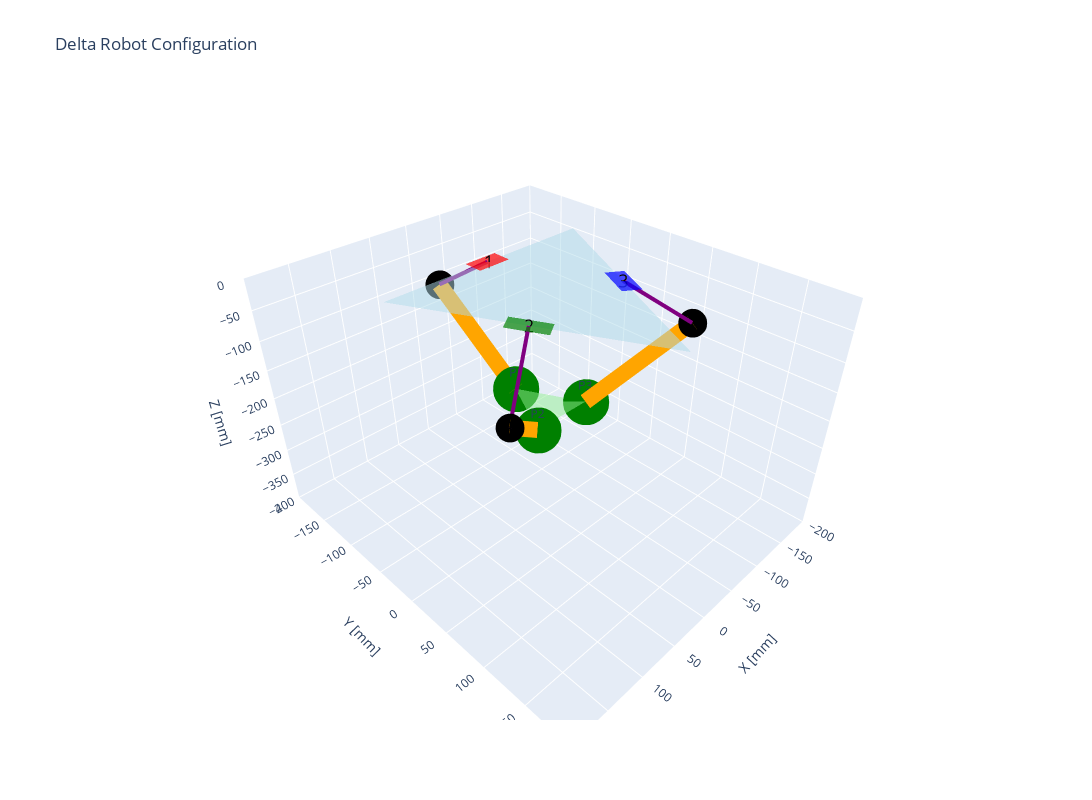

The notebook cell this image was saved under:
### Markdown cell above
# Plotting the Robot's Configuration

In order to better visualize the robot's configuration, we can plot the robot's links and joints in 3D space.

### Code cell
def motor_positions():
  return (
    (0,-WB,0), # B1
    ((np.sqrt(3)/2)*WB,WB/2,0), # B2
    (-(np.sqrt(3)/2)*WB, WB/2, 0)  # B3
  )
  
def base_vertices():
  return (
    (SB/2, -WB, 0), # b1
    (0, UB, 0), # b2
    (-SB/2, -WB, 0) # b3
  )

def platform_vertices(platform_position):
  # platform_position is a tuple (x,y,z)
  x, y, z = platform_position
  # Platform vertices with respect to the given platform position
  return (
    (x, y - UP, z), # P1
    (x + SP/2, y + WP, z), # P2
    (x - SP/2, y + WP, z) # P3
  )

def knee_joints(theta1,theta2,theta3):
  knee_1 = (0, -WB-L*np.cos(theta1), -L*np.sin(theta1))
  knee_2 = ((np.sqrt(3)/2)*(WB+L*np.cos(theta2)), (1/2)*(WB+L*np.cos(theta2)), -L*np.sin(theta2))
  knee_3 = ((-np.sqrt(3)/2)*(WB+L*np.cos(theta3)), (1/2)
            * (WB+L*np.cos(theta3)), -L*np.sin(theta3))
  return (knee_1, knee_2, knee_3)


def get_motor_rectangle_corners(motor_position, angle, motor_width=20, motor_length=40):
    # Local coordinates (centered at 0,0)
    dx = motor_length / 2
    dy = motor_width / 2
    local_corners = np.array([
        [-dx, -dy],
        [dx, -dy],
        [dx,  dy],
        [-dx,  dy]
    ])
    # Create rotation matrix for the given angle
    R = np.array([
        [np.cos(angle), -np.sin(angle)],
        [np.sin(angle),  np.cos(angle)]
    ])
    rotated = (local_corners @ R.T) + np.array(motor_position[:2])
    # Append the constant z coordinate from motor_position
    corners = [(pt[0], pt[1], motor_position[2]) for pt in rotated]
    return corners

def plot_robot(theta1, theta2, theta3):
  # Calculate the knee joint positions
  knee_1, knee_2, knee_3 = knee_joints(theta1, theta2, theta3)
  # Calculate the platform position
  platform_position = FK(theta1, theta2, theta3)
  # Get the base vertices
  bv1, bv2, bv3 = base_vertices()
  # Get the motor positions
  m1, m2, m3 = motor_positions()
  # Get the platform vertices
  pv1, pv2, pv3 = platform_vertices(platform_position)
  
  # Create a 3D plot
  fig = go.Figure()
  
  # --- Base Triangle (Mesh3d) ---
  base_x = [bv1[0], bv2[0], bv3[0]]
  base_y = [bv1[1], bv2[1], bv3[1]]
  base_z = [bv1[2], bv2[2], bv3[2]]
  fig.add_trace(go.Mesh3d(
      x=base_x, y=base_y, z=base_z,
      i=[0], j=[1], k=[2],
      color='lightblue', opacity=0.5,
      name='Base'
  ))
  
  # --- Platform Triangle (Mesh3d) ---
  plat_x = [pv1[0], pv2[0], pv3[0]]
  plat_y = [pv1[1], pv2[1], pv3[1]]
  plat_z = [pv1[2], pv2[2], pv3[2]]
  fig.add_trace(go.Mesh3d(
      x=plat_x, y=plat_y, z=plat_z,
      i=[0], j=[1], k=[2],
      color='lightgreen', opacity=0.5,
      name='Platform'
  ))

  # Add platform vertices as markers with labels
  platform_vertices_list = [pv1, pv2, pv3]
  for idx, pv in enumerate(platform_vertices_list, start=1):
      fig.add_trace(go.Scatter3d(
          x=[pv[0]], y=[pv[1]], z=[pv[2]],
          mode='markers+text',
          marker=dict(color='green', size=H/2),
          text=f'P{idx}',
          textposition='top center',
          name=f'PV {idx}',
          showlegend=False
      ))
  
  # --- Motor Rectangles ---
  # Determine motor orientations based on the base triangle sides:
  motor_angle1 = np.arctan2(bv1[1] - bv3[1], bv1[0] - bv3[0])
  motor_angle2 = np.arctan2(bv2[1] - bv1[1], bv2[0] - bv1[0])
  motor_angle3 = np.arctan2(bv3[1] - bv2[1], bv3[0] - bv2[0])
  motor_angles = [motor_angle1, motor_angle2, motor_angle3]
  motor_positions_list = [m1, m2, m3]
  motor_colors = ['red', 'green', 'blue']
  motor_ids = ['1', '2', '3']
  
# For each motor, compute its rectangle and add it as two triangles.
  for m, ang, color, mid in zip(motor_positions_list, motor_angles, motor_colors, motor_ids):
    corners = get_motor_rectangle_corners(m, ang)
    # Split quadrilateral into two triangles:
    # Triangle 1: corners[0], corners[1], corners[2]
    tri1_x = [corners[0][0], corners[1][0], corners[2][0]]
    tri1_y = [corners[0][1], corners[1][1], corners[2][1]]
    tri1_z = [corners[0][2], corners[1][2], corners[2][2]]
    
    # Triangle 2: corners[0], corners[2], corners[3]
    tri2_x = [corners[0][0], corners[2][0], corners[3][0]]
    tri2_y = [corners[0][1], corners[2][1], corners[3][1]]
    tri2_z = [corners[0][2], corners[2][2], corners[3][2]]
    
    # Add first triangle
    fig.add_trace(go.Mesh3d(
        x=tri1_x, y=tri1_y, z=tri1_z,
        color=color, opacity=0.7,
        name=f'Motor {mid}',
        showscale=False
    ))
    # Add second triangle
    fig.add_trace(go.Mesh3d(
        x=tri2_x, y=tri2_y, z=tri2_z,
        color=color, opacity=0.7,
        name=f'Motor {mid}',
        showscale=False
    ))
    # Add motor label as text at the motor position
    fig.add_trace(go.Scatter3d(
        x=[m[0]], y=[m[1]], z=[m[2]],
        mode='text',
        text=[mid],
        textposition='middle center',
        textfont=dict(color='black', size=18),
        showlegend=False
    ))
  # --- End of Motor Rectangles ---
    
  # --- Active Links (lines from motors to knee joints) ---
  knees = [knee_1, knee_2, knee_3]
  for m, k in zip(motor_positions_list, knees):
      fig.add_trace(go.Scatter3d(
          x=[m[0], k[0]],
          y=[m[1], k[1]],
          z=[m[2], k[2]],
          mode='lines',
          line=dict(color='purple', width=H/4),
          name='Active Link' + str(motor_positions_list.index(m) + 1),
          showlegend=False
      ))

      # --- Knee Joints as markers ---
      fig.add_trace(go.Scatter3d(
          x=[k[0]], y=[k[1]], z=[k[2]],
          mode='markers',
          marker=dict(color='black', size=10),
          name='Knee Joint' + str(knees.index(k) + 1),
          showlegend=False
      ))

  # --- Passive Links (rectangles from knee joints to platform vertices) ---
  for k, p in zip(knees, [pv1, pv2, pv3]):
      fig.add_trace(go.Scatter3d(
          x=[k[0], p[0]],
          y=[k[1], p[1]],
          z=[k[2], p[2]],
          mode='lines',
          line=dict(color='orange', width=H),
          name='Passive Link' + str(knees.index(k) + 1),
          showlegend=False
      ))
  
  
  # --- Update Layout and Style Plot ---
  fig.update_layout(
      scene=dict(
          xaxis_title='X [mm]',
          yaxis_title='Y [mm]',
          zaxis_title='Z [mm]',
          xaxis=dict(range=[-200, 200]),
          yaxis=dict(range=[-200, 200]),
          zaxis=dict(range=[-400, 0])
      ),
      title='Delta Robot Configuration',
      width=1400,
      height=800
  )
  
  fig.show()

plot_robot(
  theta1=np.pi/4,
  theta2=np.pi/4,
  theta3=np.pi/4
)

### Figure 1 — Plotly figure (JSON) as saved in the notebook; plotly's stock layout.template omitted (floating-point values rounded to 4 significant figures)
{"data": [{"color": "lightblue", "i": [0], "j": [1], "k": [2], "name": "Base", "opacity": 0.5, "type": "mesh3d", "x": [130.7, 0, -130.7], "y": [-75.43, 150.9, -75.43], "z": [0, 0, 0]}, {"color": "lightgreen", "i": [0], "j": [1], "k": [2], "name": "Platform", "opacity": 0.5, "type": "mesh3d", "x": [0, 36.74, -36.74], "y": [-42.42, 21.21, 21.21], "z": [-193.1, -193.1, -193.1]}, {"marker": {"color": "green", "size": 16}, "mode": "markers+text", "name": "PV 1", "showlegend": false, "text": "P1", "textposition": "top center", "type": "scatter3d", "x": [0], "y": [-42.42], "z": [-193.1]}, {"marker": {"color": "green", "size": 16}, "mode": "markers+text", "name": "PV 2", "showlegend": false, "text": "P2", "textposition": "top center", "type": "scatter3d", "x": [36.74], "y": [21.21], "z": [-193.1]}, {"marker": {"color": "green", "size": 16}, "mode": "markers+text", "name": "PV 3", "showlegend": false, "text": "P3", "textposition": "top center", "type": "scatter3d", "x": [-36.74], "y": [21.21], "z": [-193.1]}, {"color": "red", "name": "Motor 1", "opacity": 0.7, "showscale": false, "type": "mesh3d", "x": [-20, 20, 20], "y": [-85.43, -85.43, -65.43], "z": [0, 0, 0]}, {"color": "red", "name": "Motor 1", "opacity": 0.7, "showscale": false, "type": "mesh3d", "x": [-20, 20, -20], "y": [-85.43, -65.43, -65.43], "z": [0, 0, 0]}, {"mode": "text", "showlegend": false, "text": ["1"], "textfont": {"color": "black", "size": 18}, "textposition": "middle center", "type": "scatter3d", "x": [0], "y": [-75.43], "z": [0]}, {"color": "green", "name": "Motor 2", "opacity": 0.7, "showscale": false, "type": "mesh3d", "x": [83.99, 63.99, 46.67], "y": [25.4, 60.04, 50.04], "z": [0, 0, 0]}, {"color": "green", "name": "Motor 2", "opacity": 0.7, "showscale": false, "type": "mesh3d", "x": [83.99, 46.67, 66.67], "y": [25.4, 50.04, 15.4], "z": [0, 0, 0]}, {"mode": "text", "showlegend": false, "text": ["2"], "textfont": {"color": "black", "size": 18}, "textposition": "middle center", "type": "scatter3d", "x": [65.33], "y": [37.72], "z": [0]}, {"color": "blue", "name": "Motor 3", "opacity": 0.7, "showscale": false, "type": "mesh3d", "x": [-63.99, -83.99, -66.67], "y": [60.04, 25.4, 15.4], "z": [0, 0, 0]}, {"color": "blue", "name": "Motor 3", "opacity": 0.7, "showscale": false, "type": "mesh3d", "x": [-63.99, -66.67, -46.67], "y": [60.04, 15.4, 50.04], "z": [0, 0, 0]}, {"mode": "text", "showlegend": false, "text": ["3"], "textfont": {"color": "black", "size": 18}, "textposition": "middle center", "type": "scatter3d", "x": [-65.33], "y": [37.72], "z": [0]}, {"line": {"color": "purple", "width": 8}, "mode": "lines", "name": "Active Link1", "showlegend": false, "type": "scatter3d", "x": [0, 0], "y": [-75.43, -151.8], "z": [0, -76.37]}, {"marker": {"color": "black", "size": 10}, "mode": "markers", "name": "Knee Joint1", "showlegend": false, "type": "scatter3d", "x": [0], "y": [-151.8], "z": [-76.37]}, {"line": {"color": "purple", "width": 8}, "mode": "lines", "name": "Active Link2", "showlegend": false, "type": "scatter3d", "x": [65.33, 131.5], "y": [37.72, 75.9], "z": [0, -76.37]}, {"marker": {"color": "black", "size": 10}, "mode": "markers", "name": "Knee Joint2", "showlegend": false, "type": "scatter3d", "x": [131.5], "y": [75.9], "z": [-76.37]}, {"line": {"color": "purple", "width": 8}, "mode": "lines", "name": "Active Link3", "showlegend": false, "type": "scatter3d", "x": [-65.33, -131.5], "y": [37.72, 75.9], "z": [0, -76.37]}, {"marker": {"color": "black", "size": 10}, "mode": "markers", "name": "Knee Joint3", "showlegend": false, "type": "scatter3d", "x": [-131.5], "y": [75.9], "z": [-76.37]}, {"line": {"color": "orange", "width": 32}, "mode": "lines", "name": "Passive Link1", "showlegend": false, "type": "scatter3d", "x": [0, 0], "y": [-151.8, -42.42], "z": [-76.37, -193.1]}, {"line": {"color": "orange", "width": 32}, "mode": "lines", "name": "Passive Link2", "showlegend": false, "type": "scatter3d", "x": [131.5, 36.74], "y": [75.9, 21.21], "z": [-76.37, -193.1]}, {"line": {"color": "orange", "width": 32}, "mode": "lines", "name": "Passive Link3", "showlegend": false, "type": "scatter3d", "x": [-131.5, -36.74], "y": [75.9, 21.21], "z": [-76.37, -193.1]}], "layout": {"height": 800, "scene": {"xaxis": {"range": [-200, 200], "title": {"text": "X [mm]"}}, "yaxis": {"range": [-200, 200], "title": {"text": "Y [mm]"}}, "zaxis": {"range": [-400, 0], "title": {"text": "Z [mm]"}}}, "title": {"text": "Delta Robot Configuration"}, "width": 1400}}
